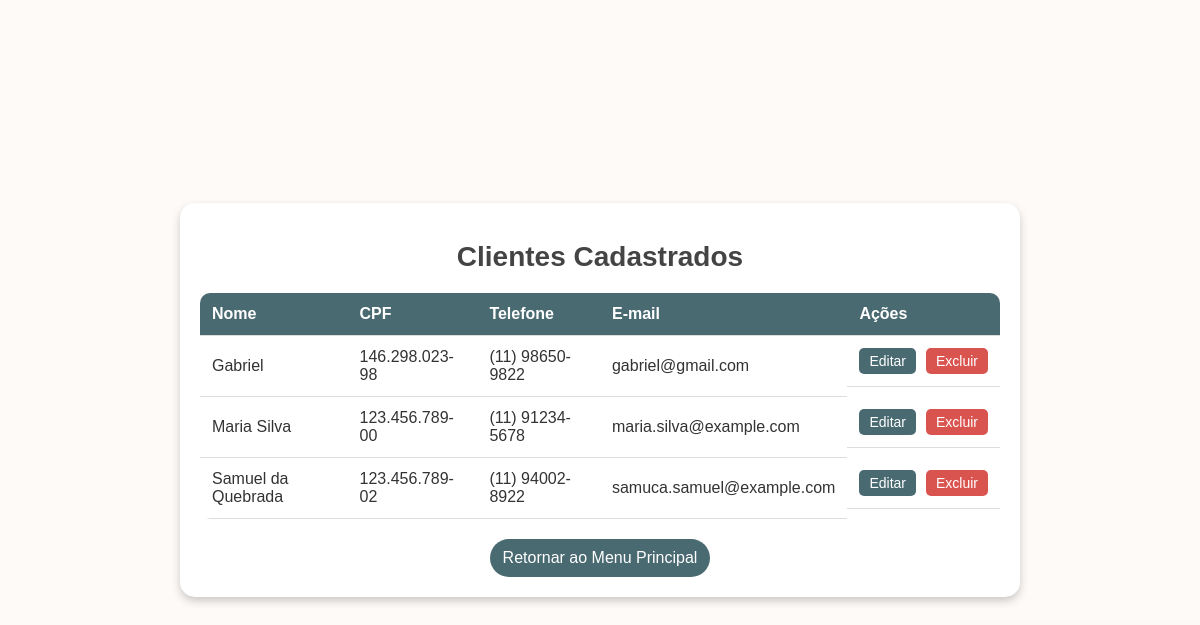
/list_clients, run on an earlier commit of the app's database.
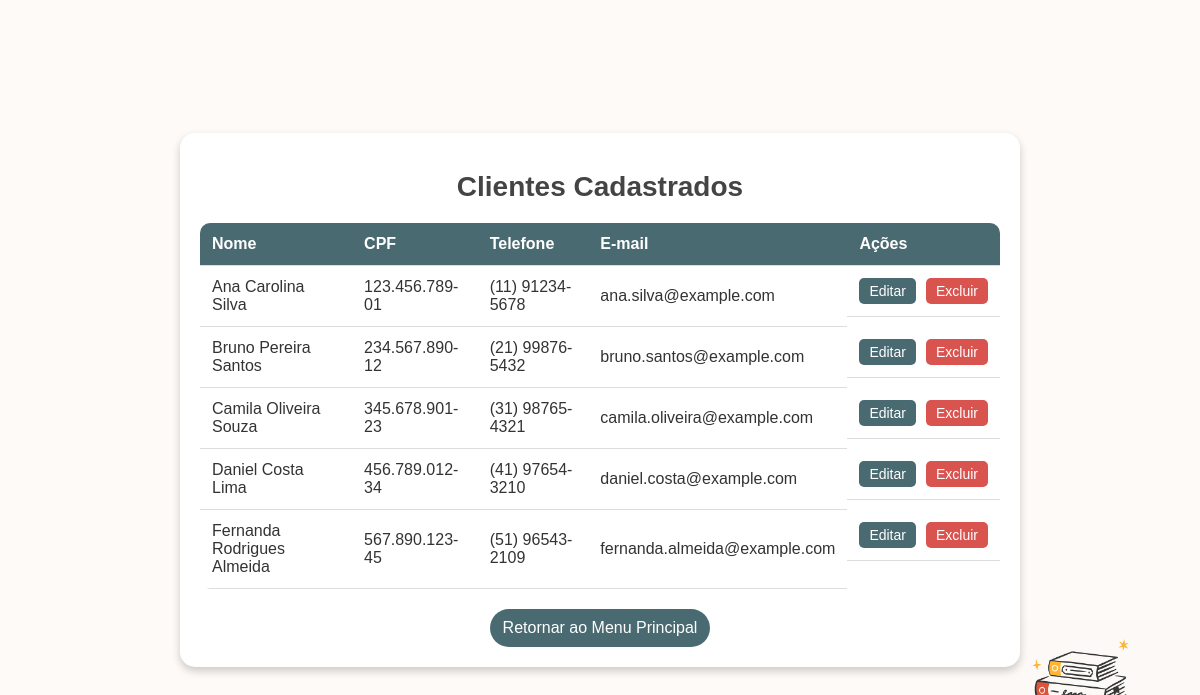
And on a later commit of the database.
### app.py (models this page shows)
class Client(db.Model):
    id = db.Column(db.Integer, primary_key=True)
    name = db.Column(db.String(100), nullable=False)
    cpf = db.Column(db.String(14), nullable=False)
    telefone = db.Column(db.String(15), nullable=True)  # Formato (XX) XXXXX-XXXX
    email = db.Column(db.String(100), nullable=True)

### app.py (the view)
@app.route('/list_clients')
def list_clients():
    clients = Client.query.all()
    return render_template('list_clients.html', clients=clients)

### templates/list_clients.html (shortened to what this page needs)
<!DOCTYPE html>
<html lang="en">
<head>
</head>
<body>
    <div class="container">
        <h1>Clientes Cadastrados</h1>
        <table>
            <thead>
                <tr>
                    <th>Nome</th>
                    <th>CPF</th>
                    <th>Telefone</th>
                    <th>E-mail</th>
                    <th>Ações</th>
                </tr>
            </thead>
            <tbody>
                {% for client in clients %}
                    <tr>
                        <td>{{ client.name }}</td>
                        <td>{{ client.cpf }}</td>
                        <td>{{ client.telefone }}</td>
                        <td>{{ client.email }}</td>
                        <td class="action-buttons">
                            <a href="{{ url_for('edit_client', client_id=client.id) }}"><button>Editar</button></a>
                            <form action="{{ url_for('delete_client', client_id=client.id) }}" method="post" onsubmit="return confirm('Tem certeza que deseja excluir este cliente?');">
                                <button type="submit">Excluir</button>
                            </form>
                        </td>
                    </tr>
                {% endfor %}
            </tbody>
        </table>
        <a href="{{ url_for('home') }}" class="return-button">Retornar ao Menu Principal</a>
    </div>
</body>
</html>

What changed in the data, as far as the page shows it:
changed Client: name "Gabriel" → "Ana Carolina Silva"; cpf "146.298.023-98" → "123.456.789-01"; telefone "(11) 98650-9822" → "(11) 91234-5678"; email "gabriel@gmail.com" → "ana.silva@example.com"
changed Client: name "Maria Silva" → "Bruno Pereira Santos"; cpf "123.456.789-00" → "234.567.890-12"; telefone "(11) 91234-5678" → "(21) 99876-5432"; email "maria.silva@example.com" → "bruno.santos@example.com"
changed Client: name "Samuel da Quebrada" → "Camila Oliveira Souza"; cpf "123.456.789-02" → "345.678.901-23"; telefone "(11) 94002-8922" → "(31) 98765-4321"; email "samuca.samuel@example.com" → "camila.oliveira@example.com"
added Client: name "Daniel Costa Lima", cpf "456.789.012-34", telefone "(41) 97654-3210", email "daniel.costa@example.com"
added Client: name "Fernanda Rodrigues Almeida", cpf "567.890.123-45", telefone "(51) 96543-2109", email "fernanda.almeida@example.com"
